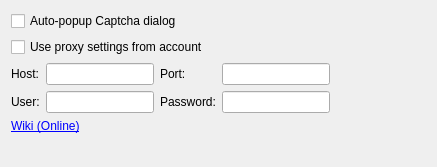
<?xml version="1.0" encoding="UTF-8"?>
<ui version="4.0">
 <class>Options</class>
 <widget class="QWidget" name="Options">
  <property name="geometry">
   <rect>
    <x>0</x>
    <y>0</y>
    <width>437</width>
    <height>167</height>
   </rect>
  </property>
  <property name="windowTitle">
   <string>Options</string>
  </property>
  <layout class="QVBoxLayout" name="verticalLayout">
   <item>
    <widget class="QCheckBox" name="cb_autopopup">
     <property name="text">
      <string>Auto-popup Captcha dialog</string>
     </property>
    </widget>
   </item>
   <item>
    <widget class="QCheckBox" name="cb_use_proxy">
     <property name="text">
      <string>Use proxy settings from account</string>
     </property>
    </widget>
   </item>
   <item>
    <layout class="QHBoxLayout" name="horizontalLayout">
     <item>
      <layout class="QGridLayout" name="gridLayout">
       <item row="0" column="0">
        <widget class="QLabel" name="label">
         <property name="text">
          <string>Host:</string>
         </property>
        </widget>
       </item>
       <item row="0" column="1">
        <widget class="QLineEdit" name="le_host"/>
       </item>
       <item row="0" column="2">
        <widget class="QLabel" name="label_2">
         <property name="text">
          <string>Port:</string>
         </property>
        </widget>
       </item>
       <item row="0" column="3">
        <widget class="QLineEdit" name="le_port">
         <property name="inputMask">
          <string>9999; </string>
         </property>
        </widget>
       </item>
       <item row="1" column="0">
        <widget class="QLabel" name="label_3">
         <property name="text">
          <string>User:</string>
         </property>
        </widget>
       </item>
       <item row="1" column="1">
        <widget class="QLineEdit" name="le_user"/>
       </item>
       <item row="1" column="2">
        <widget class="QLabel" name="label_4">
         <property name="text">
          <string>Password:</string>
         </property>
        </widget>
       </item>
       <item row="1" column="3">
        <widget class="QLineEdit" name="le_password"/>
       </item>
      </layout>
     </item>
     <item>
      <spacer name="horizontalSpacer">
       <property name="orientation">
        <enum>Qt::Horizontal</enum>
       </property>
       <property name="sizeHint" stdset="0">
        <size>
         <width>0</width>
         <height>0</height>
        </size>
       </property>
      </spacer>
     </item>
    </layout>
   </item>
   <item>
    <widget class="QLabel" name="wiki">
     <property name="text">
      <string>&lt;a href=&quot;http://psi-plus.com/wiki/plugins#captcha_forms_plugin&quot;&gt;Wiki (Online)&lt;/a&gt;</string>
     </property>
     <property name="openExternalLinks">
      <bool>true</bool>
     </property>
    </widget>
   </item>
   <item>
    <spacer name="verticalSpacer">
     <property name="orientation">
      <enum>Qt::Vertical</enum>
     </property>
     <property name="sizeHint" stdset="0">
      <size>
       <width>0</width>
       <height>0</height>
      </size>
     </property>
    </spacer>
   </item>
  </layout>
 </widget>
 <resources/>
 <connections/>
</ui>
